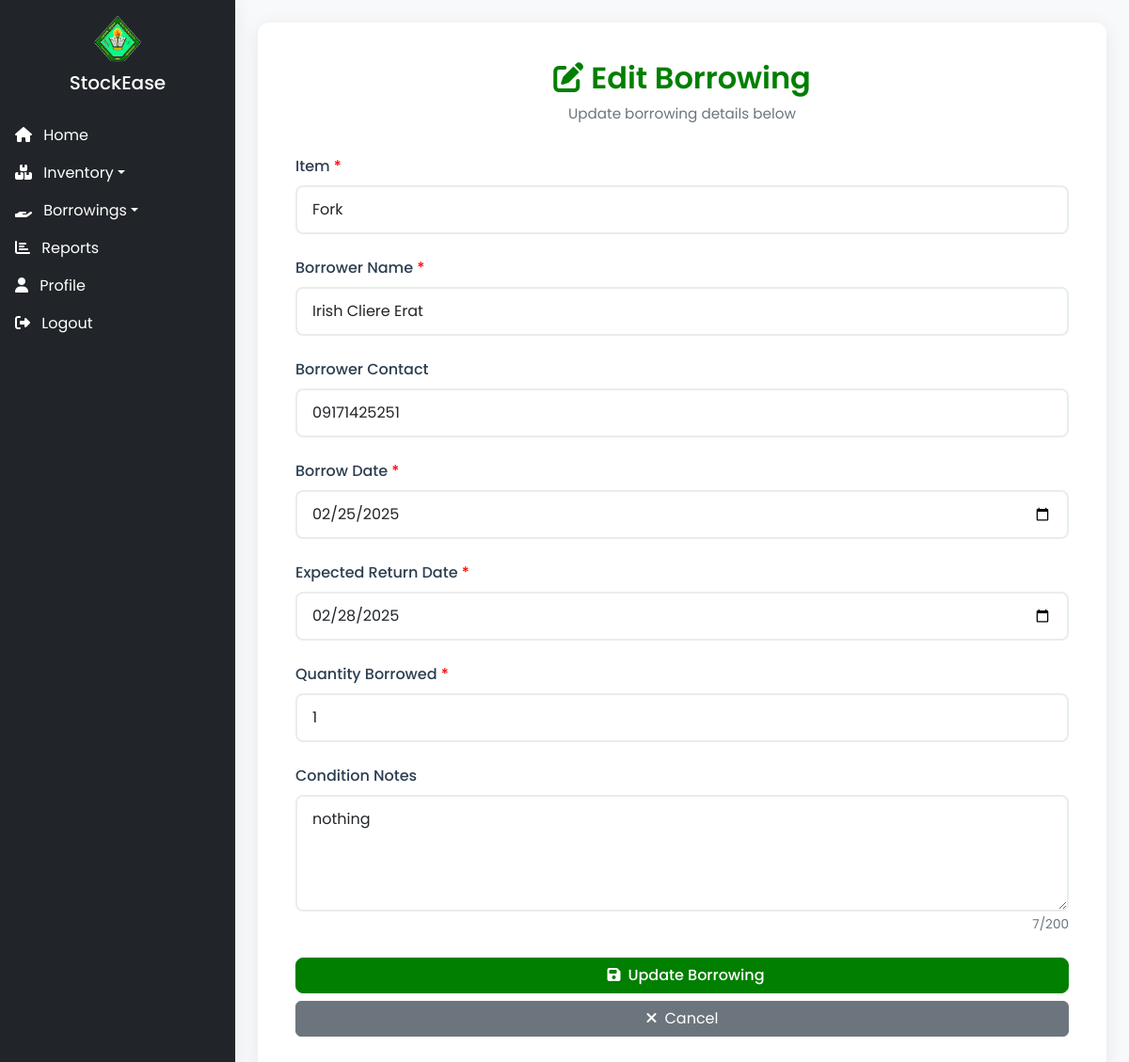
Screenshot of /dashboard.php?section=edit_borrowing&id=1 (signed in) with the database file from the repository.
### tables this page shows
CREATE TABLE `borrowings` (
  `borrowing_id` int(11) NOT NULL,
  `item_id` int(11) NOT NULL,
  `borrower_name` varchar(255) NOT NULL,
  `borrower_contact` varchar(255) DEFAULT NULL,
  `borrow_date` date NOT NULL,
  `expected_return_date` date NOT NULL,
  `actual_return_date` date DEFAULT NULL,
  `status` enum('borrowed','returned','overdue') DEFAULT 'borrowed',
  `condition_notes` text DEFAULT NULL,
  `quantity` int(11) NOT NULL,
  `created_at` timestamp NOT NULL DEFAULT current_timestamp()
);

CREATE TABLE `items` (
  `item_id` int(11) NOT NULL,
  `name` varchar(255) NOT NULL,
  `description` text DEFAULT NULL,
  `category_id` int(11) DEFAULT NULL,
  `quantity` int(11) NOT NULL DEFAULT 0,
  `created_at` timestamp NOT NULL DEFAULT current_timestamp(),
  `updated_at` timestamp NOT NULL DEFAULT current_timestamp() ON UPDATE current_timestamp()
);

### content/edit_borrowing.php (the view, shortened to what this page needs)
<?php
$borrowingId = filter_var($_GET['id'], FILTER_SANITIZE_NUMBER_INT);
try {
    $stmt = $conn->prepare("SELECT * FROM borrowings WHERE borrowing_id = ?");
    $stmt->bind_param("i", $borrowingId);
    $stmt->execute();
    $borrowing = $stmt->get_result()->fetch_assoc();
} catch (Exception $e) {
    error_log($e->getMessage());
    $_SESSION['error'] = "Error loading borrowing record";
    header("Location: dashboard.php?section=manage_borrowings");
    exit();
}
$items = [];
try {
    $stmt = $conn->prepare("SELECT item_id, name FROM items");
    $stmt->execute();
    $items = $stmt->get_result()->fetch_all(MYSQLI_ASSOC);
} catch (Exception $e) {
    error_log("Error fetching items: " . $e->getMessage());
    $_SESSION['error'] = "Error loading items";
}
?>
<head>
    <link rel="stylesheet" href="css/add.css">
</head>
<body>
    <div class="container-fluid cvsu-container">
        <div class="cvsu-header">
            <h2><i class="fas fa-edit me-2"></i>Edit Borrowing</h2>
            <p>Update borrowing details below</p>
        </div>
        <form action="process/edit_borrowing.php" method="POST">
            <div class="mb-4">
                <label class="form-label">Item <span class="required">*<span></label>
                <select name="item_id" class="form-control" required>
                    <?php foreach ($items as $item): ?>
                        <option value="<?= $item['item_id'] ?>" <?= $item['item_id'] == $borrowing['item_id'] ? 'selected' : '' ?>>
                            <?= htmlspecialchars($item['name']) ?>
                        </option>
                    <?php endforeach; ?>
                </select>
            </div>
            <div class="mb-4">
                <label class="form-label">Borrower Name <span class="required">*<span></label>
                <input type="text" name="borrower_name" class="form-control" value="<?= htmlspecialchars($borrowing['borrower_name']) ?>" required>
            </div>
            <div class="mb-4">
                <label class="form-label">Borrower Contact</label>
                <input type="text" name="borrower_contact" class="form-control" value="<?= htmlspecialchars($borrowing['borrower_contact']) ?>">
            </div>
            <div class="mb-4">
                <label class="form-label">Borrow Date <span class="required">*<span></label>
                <input type="date" name="borrow_date" class="form-control" value="<?= $borrowing['borrow_date'] ?>" required>
            </div>
            <div class="mb-4">
                <label class="form-label">Expected Return Date <span class="required">*<span></label>
                <input type="date" name="expected_return_date" class="form-control" value="<?= $borrowing['expected_return_date'] ?>" required>
            </div>
            <div class="mb-4">
                <label class="form-label">Quantity Borrowed <span class="required">*<span></label>
                <input type="number" name="borrow_quantity" class="form-control" value="<?= isset($borrowing['quantity']) ? $borrowing['quantity'] : 1 ?>" min="1" required>
            </div>
            <div class="mb-4">
                <label class="form-label">Condition Notes</label>
                <textarea name="condition_notes" class="form-control" rows="4" maxlength="200"><?= htmlspecialchars($borrowing['condition_notes']) ?></textarea>
                <div class="textarea-counter">
                    <span id="charCount">0</span>/200
                </div>
            </div>
            <div class="d-grid gap-2">
                <button type="submit" class="btn cvsu-btn-primary">
                    <i class="fas fa-save me-2"></i>Update Borrowing
                </button>
                <a href="dashboard.php?section=manage_borrowings" class="btn btn-secondary">
                    <i class="fas fa-times me-2"></i>Cancel
                </a>
            </div>
        </form>
    </div>
</body>
</html>

### css/general.css (style rules this page uses)
* { margin: 0; padding: 0; box-sizing: border-box; font-family: 'Poppins', sans-serif; }
.required { color: red; }

### css/dashboard.css (style rules this page uses)
body { background-color: #f8f9fa; display: flex; overflow: hidden; }

### css/add.css (style rules this page uses)
body { background-color: #f8f9fa; display: flex; }
.cvsu-container { background: #ffffff; border-radius: 12px; padding: 2.5rem; box-shadow: 0 4px 20px rgba(0, 0, 0, 0.08); flex: 1; }
.cvsu-header { text-align: center; margin-bottom: 2rem; }
.cvsu-header h2 { color: #007f00; font-weight: 600; margin-bottom: 0.5rem; }
.cvsu-header p { color: #6c757d; font-size: 0.95rem; }
.form-label { font-weight: 500; color: #2c3e50; margin-bottom: 0.5rem; }
.form-control { border: 2px solid #e9ecef; border-radius: 8px; padding: 0.75rem 1rem; transition: all 0.3s ease; }
.cvsu-btn-primary { background-color: #007f00; border-color: #007f00; border-radius: 8px; font-weight: 500; transition: all 0.3s ease; width: 100%; position: relative; color: white; }
.cvsu-btn-primary i { margin-left: 8px; }
.textarea-counter { font-size: 0.85rem; color: #6c757d; text-align: right; margin-top: 0.25rem; }

### rows the page displays
borrowings: item_id "Fork", borrower_name "Irish Cliere Erat", borrower_contact "09171425251", borrow_date "02/25/2025", expected_return_date "02/28/2025", borrow_quantity "1", condition_notes "nothing"
